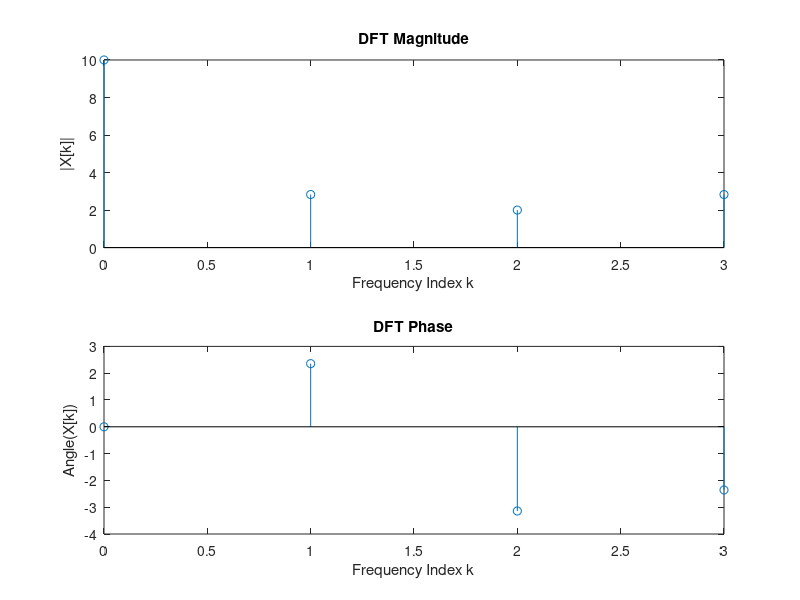

Write the MATLAB code that produced this figure.
% Define the time-domain signal
x = [1, 2, 3, 4];  % Example signal
N = length(x);     % Number of samples

% Initialize the DFT result
X = zeros(1, N);

% Compute the DFT
for k = 0:N-1
    for n = 0:N-1
        X(k+1) = X(k+1) + x(n+1) * exp(-1i * 2 * pi * k * n / N);
    end
end

% Display the magnitude and phase
magnitude = abs(X);
phase = angle(X);

% Plotting
figure;
subplot(2,1,1);
stem(0:N-1, magnitude);
title('DFT Magnitude');
xlabel('Frequency Index k');
ylabel('|X[k]|');

subplot(2,1,2);
stem(0:N-1, phase);
title('DFT Phase');
xlabel('Frequency Index k');
ylabel('Angle(X[k])');
